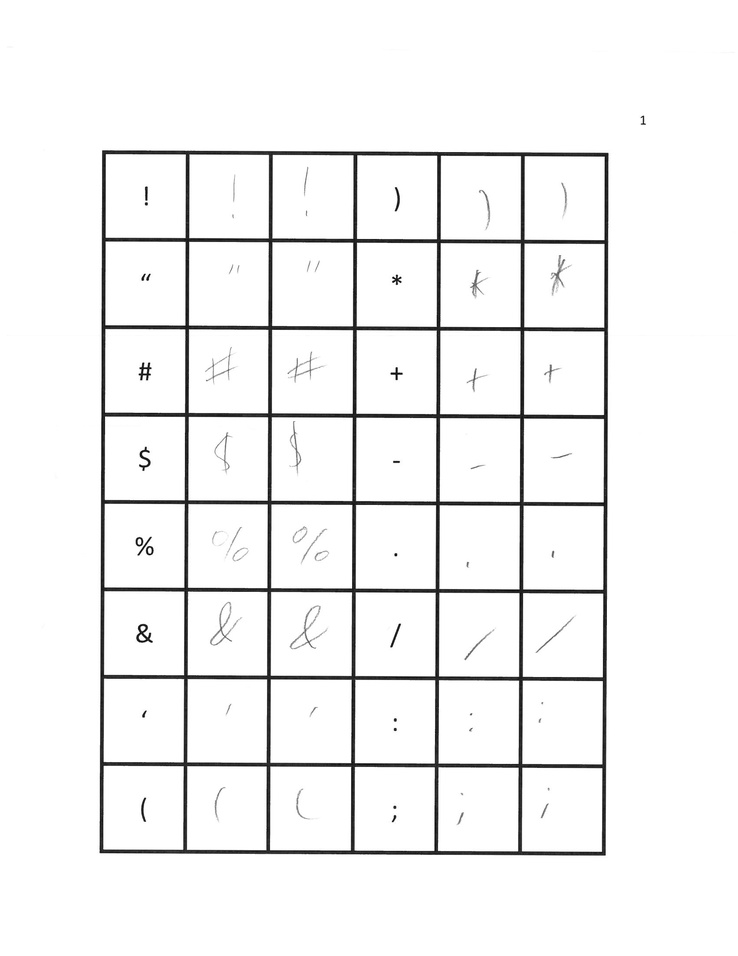
#> input picture sample scans/page_1_1.jpeg, 738 x 956 px, shrunk from 1700 x 2200 before the run
$ python -i line_processor.py   (imports and definitions only)
#> lines starting #> are read from the running program, lines starting #| are printed output that depends on the picture; after the words box and inside, x2 and y2 are one past the last pixel; in counts of white or black regions, pixels touching at a corner belong together
"""
Taken from https://stackoverflow.com/questions/45531074/how-to-merge-lines-after-houghlinesp
"""

import cv2
import numpy as np
import math
import matplotlib.image as mpimg

def get_lines(lines_in):
    if cv2.__version__ < '3.0':
        return lines_in[0]
    return [l[0] for l in lines_in]


def process_lines(image_src):
#> called with image_src = '../sample scans/page_1_1.jpeg'
    img = cv2.imread(image_src)
#> img is the input picture: shape (956, 738, 3); min 0, max 255, mean 243.4
    gray = cv2.cvtColor(img,cv2.COLOR_BGR2GRAY)

    ret, thresh1 = cv2.threshold(gray,230,255,cv2.THRESH_BINARY)
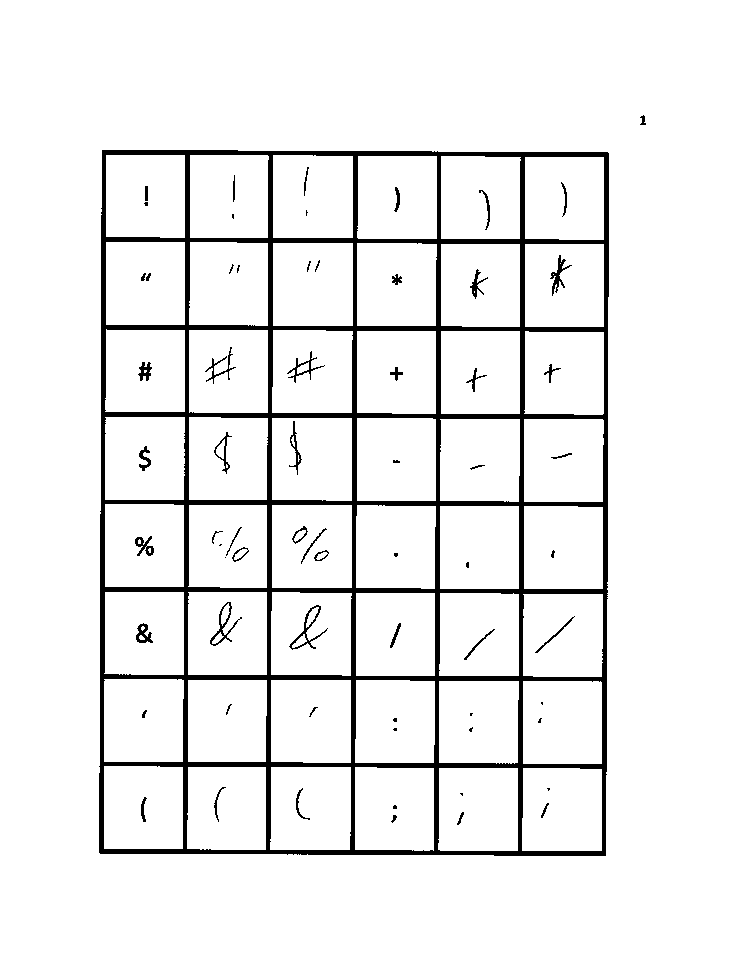
#> thresh1: shape (956, 738); 93.3% white; 68 black regions (21 under 20 px), largest, box (x1, y1, x2, y2) and area: (99, 150, 609, 856) 42821, (289, 605, 328, 650) 281, (210, 602, 242, 646) 255
    thresh1 = cv2.bitwise_not(thresh1)

    edges = cv2.Canny(thresh1, threshold1=50, threshold2=200, apertureSize = 3)
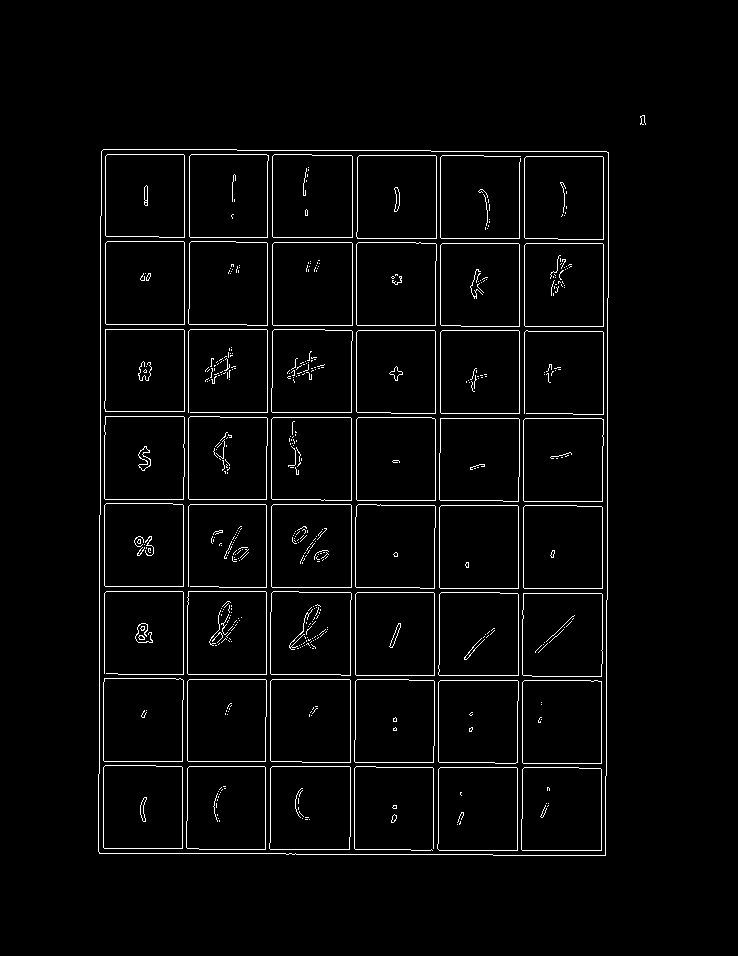
#> edges: shape (956, 738); 3% white in thin lines or dots, all inside (x1, y1, x2, y2) = (98, 115, 646, 856)

    lines = cv2.HoughLinesP(thresh1, rho=1, theta=np.pi/180, threshold=50,
                            minLineLength=50, maxLineGap=30)
#> lines = 106 rows, first 6: [185, 853, 185, 150], [437, 854, 437, 151], [269, 853, 269, 151], [436, 854, 436, 239], [605, 855, 605, 152], [187, 853, 187, 150]

    # l[0] - line; l[1] - angle
    for line in get_lines(lines):
        leftx, boty, rightx, topy = line
        cv2.line(img, (leftx, boty), (rightx,topy), (0,0,255), 6)
#> this loop made 106 passes
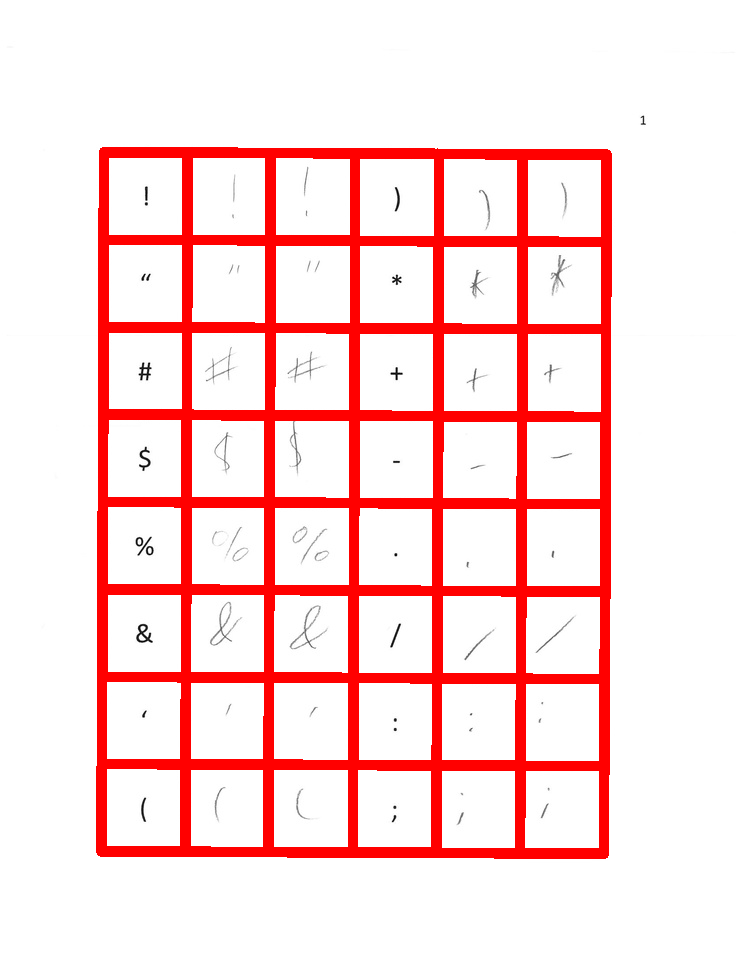
#> img: shape (956, 738, 3); 13.47% of pixels changed, all inside (x1, y1, x2, y2) = (96, 147, 612, 859)

    # merge lines

    #------------------
    # prepare
    _lines = []
    for _line in get_lines(lines):
        _lines.append([(_line[0], _line[1]),(_line[2], _line[3])])
#> this loop made 106 passes

    # sort
    _lines_x = []
    _lines_y = []
    for line_i in _lines:
        orientation_i = math.atan2((line_i[0][1]-line_i[1][1]),(line_i[0][0]-line_i[1][0]))
        if (abs(math.degrees(orientation_i)) > 45) and abs(math.degrees(orientation_i)) < (90+45):
            _lines_y.append(line_i)
        else:
            _lines_x.append(line_i)
#> this loop made 106 passes
#> (line_i, orientation_i) on passes 1 to 8: ([(185, 853), (185, 150)], 1.57), ([(437, 854), (437, 151)], 1.57), ([(269, 853), (269, 151)], 1.57), ([(436, 854), (436, 239)], 1.57), ([(605, 855), (605, 152)], 1.57), ([(187, 853), (187, 150)], 1.57), ([(268, 853), (268, 151)], 1.57), ([(522, 817), (522, 152)], 1.57)

    _lines_x = sorted(_lines_x, key=lambda _line: _line[0][0])
    _lines_y = sorted(_lines_y, key=lambda _line: _line[0][1])

    merged_lines_x = merge_lines_pipeline_2(_lines_x)
#> the loop in merge_lines_pipeline_2, `for line in lines:` made 58 passes
#> line on passes 2 to 9: [(99, 852), (602, 852)], [(99, 850), (439, 850)], [(100, 678), (602, 678)], [(100, 765), (602, 765)], [(100, 764), (602, 764)], [(100, 591), (602, 591)], [(100, 590), (602, 590)], [(100, 853), (602, 853)]
#> the loop in merge_lines_pipeline_2, `for group in super_lines:` made 9 passes
    merged_lines_y = merge_lines_pipeline_2(_lines_y)
#> the loop in merge_lines_pipeline_2 (call 2), `for line in lines:` made 48 passes
#> line on passes 1 to 8: [(608, 296), (608, 156)], [(189, 307), (189, 155)], [(272, 386), (272, 155)], [(524, 418), (524, 156)], [(105, 433), (105, 150)], [(440, 451), (440, 155)], [(356, 515), (356, 151)], [(607, 598), (607, 152)]
#> the loop in merge_lines_pipeline_2 (call 2), `for group in super_lines:` made 7 passes

    merged_lines_all = []
    merged_lines_all.extend(merged_lines_x)
    merged_lines_all.extend(merged_lines_y)
    img_merged_lines = cv2.imread(image_src)
    for line in merged_lines_all:
        cv2.line(img_merged_lines, (line[0][0], line[0][1]), (line[1][0],line[1][1]), (0,0,255), 6)
#> this loop made 16 passes
#> line on passes 1 to 8: [(99, 851), (602, 854)], [(100, 678), (602, 679)], [(100, 765), (602, 767)], [(100, 591), (602, 593)], [(105, 152), (608, 155)], [(105, 328), (603, 330)], [(105, 503), (602, 505)], [(105, 415), (602, 418)]
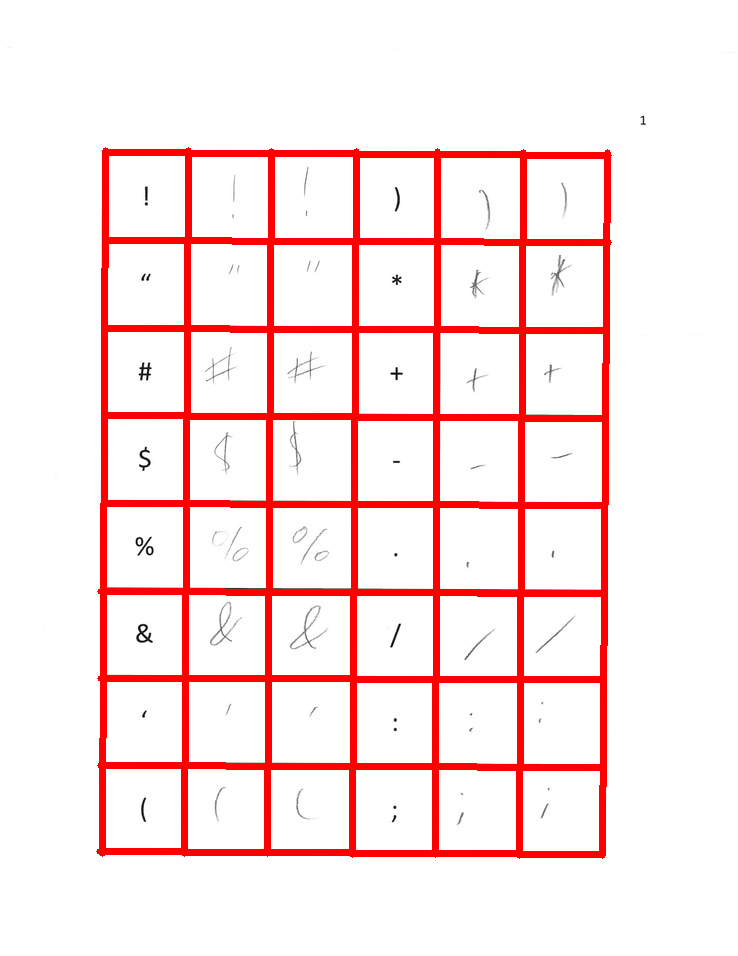
#> img_merged_lines: shape (956, 738, 3); 9.02% of pixels changed, all inside (x1, y1, x2, y2) = (96, 147, 612, 859)
    return merged_lines_all

def merge_lines_pipeline_2(lines):
    super_lines_final = []
    super_lines = []
    min_distance_to_merge = 30
    min_angle_to_merge = 30

    for line in lines:
        create_new_group = True
        group_updated = False

        for group in super_lines:
            for line2 in group:
                if get_distance(line2, line) < min_distance_to_merge:
                    # check the angle between lines
                    orientation_i = math.atan2((line[0][1]-line[1][1]),(line[0][0]-line[1][0]))
                    orientation_j = math.atan2((line2[0][1]-line2[1][1]),(line2[0][0]-line2[1][0]))

                    if int(abs(abs(math.degrees(orientation_i)) - abs(math.degrees(orientation_j)))) < min_angle_to_merge:
                        #print("angles", orientation_i, orientation_j)
                        #print(int(abs(orientation_i - orientation_j)))
                        group.append(line)

                        create_new_group = False
                        group_updated = True
                        break

            if group_updated:
                break

        if (create_new_group):
            new_group = []
            new_group.append(line)

            for idx, line2 in enumerate(lines):
                # check the distance between lines
                if get_distance(line2, line) < min_distance_to_merge:
                    # check the angle between lines
                    orientation_i = math.atan2((line[0][1]-line[1][1]),(line[0][0]-line[1][0]))
                    orientation_j = math.atan2((line2[0][1]-line2[1][1]),(line2[0][0]-line2[1][0]))

                    if int(abs(abs(math.degrees(orientation_i)) - abs(math.degrees(orientation_j)))) < min_angle_to_merge:
                        #print("angles", orientation_i, orientation_j)
                        #print(int(abs(orientation_i - orientation_j)))

                        new_group.append(line2)

                        # remove line from lines list
                        #lines[idx] = False
            # append new group
            super_lines.append(new_group)


    for group in super_lines:
        super_lines_final.append(merge_lines_segments1(group))

    return super_lines_final

def merge_lines_segments1(lines, use_log=False):
    if(len(lines) == 1):
        return lines[0]

    line_i = lines[0]

    # orientation
    orientation_i = math.atan2((line_i[0][1]-line_i[1][1]),(line_i[0][0]-line_i[1][0]))

    points = []
    for line in lines:
        points.append(line[0])
        points.append(line[1])

    if (abs(math.degrees(orientation_i)) > 45) and abs(math.degrees(orientation_i)) < (90+45):

        #sort by y
        points = sorted(points, key=lambda point: point[1])

        if use_log:
            print("use y")
    else:

        #sort by x
        points = sorted(points, key=lambda point: point[0])

        if use_log:
            print("use x")

    return [points[0], points[len(points)-1]]

# https://docs.scipy.org/doc/scipy/reference/generated/scipy.spatial.distance.cdist.html
# https://stackoverflow.com/questions/32702075/what-would-be-the-fastest-way-to-find-the-maximum-of-all-possible-distances-betw
# [10 lines left out: function lines_close, not called in this run]

def lineMagnitude (x1, y1, x2, y2):
    lineMagnitude = math.sqrt(math.pow((x2 - x1), 2)+ math.pow((y2 - y1), 2))
    return lineMagnitude

#Calc minimum distance from a point and a line segment (i.e. consecutive vertices in a polyline).
# https://nodedangles.wordpress.com/2010/05/16/measuring-distance-from-a-point-to-a-line-segment/
# http://paulbourke.net/geometry/pointlineplane/
def DistancePointLine(px, py, x1, y1, x2, y2):
    #http://local.wasp.uwa.edu.au/~pbourke/geometry/pointline/source.vba
    LineMag = lineMagnitude(x1, y1, x2, y2)

    if LineMag < 0.00000001:
        DistancePointLine = 9999
        return DistancePointLine

    u1 = (((px - x1) * (x2 - x1)) + ((py - y1) * (y2 - y1)))
    u = u1 / (LineMag * LineMag)

    if (u < 0.00001) or (u > 1):
        #// closest point does not fall within the line segment, take the shorter distance
        #// to an endpoint
        ix = lineMagnitude(px, py, x1, y1)
        iy = lineMagnitude(px, py, x2, y2)
        if ix > iy:
            DistancePointLine = iy
        else:
            DistancePointLine = ix
    else:
        # Intersecting point is on the line, use the formula
        ix = x1 + u * (x2 - x1)
        iy = y1 + u * (y2 - y1)
        DistancePointLine = lineMagnitude(px, py, ix, iy)

    return DistancePointLine

def get_distance(line1, line2):
    dist1 = DistancePointLine(line1[0][0], line1[0][1],
                              line2[0][0], line2[0][1], line2[1][0], line2[1][1])
    dist2 = DistancePointLine(line1[1][0], line1[1][1],
                              line2[0][0], line2[0][1], line2[1][0], line2[1][1])
    dist3 = DistancePointLine(line2[0][0], line2[0][1],
                              line1[0][0], line1[0][1], line1[1][0], line1[1][1])
    dist4 = DistancePointLine(line2[1][0], line2[1][1],
                              line1[0][0], line1[0][1], line1[1][0], line1[1][1])


    return min(dist1,dist2,dist3,dist4)

>>> result = process_lines('../sample scans/page_1_1.jpeg')

$ run again, on sample scans/page_1_3.jpeg
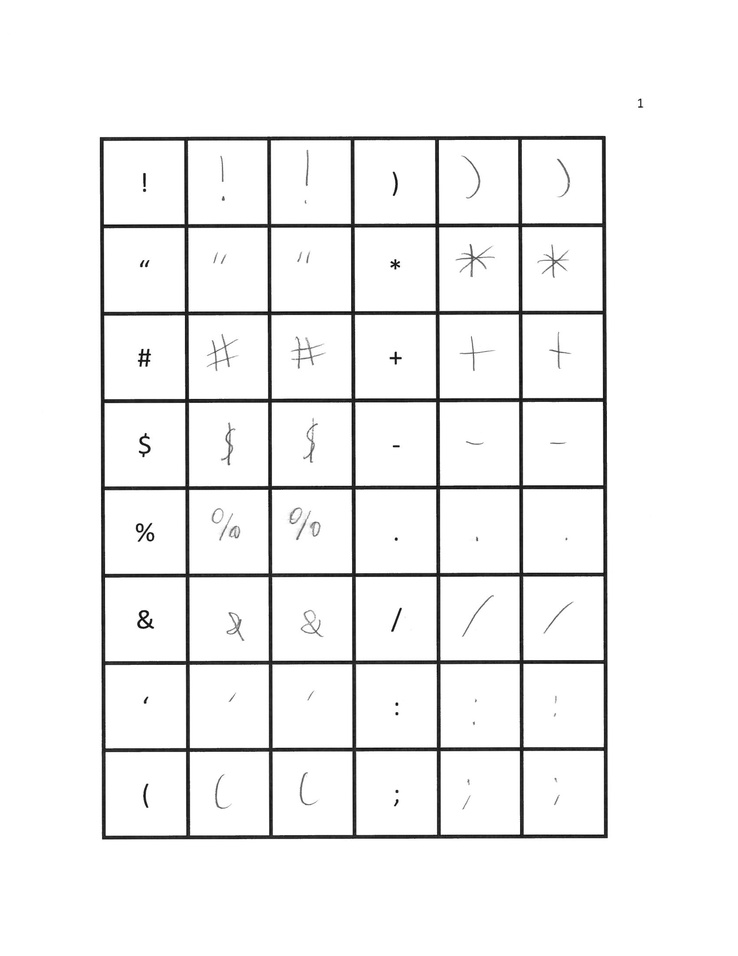
#> input picture sample scans/page_1_3.jpeg, 738 x 956 px, shrunk from 1700 x 2200 before the run
#> in process_lines, img is the input picture: shape (956, 738, 3); min 0, max 255, mean 243.3
#> in process_lines, `edges = cv2.Canny(thresh1, threshold1=50, threshold2=200, apertureSize..`:
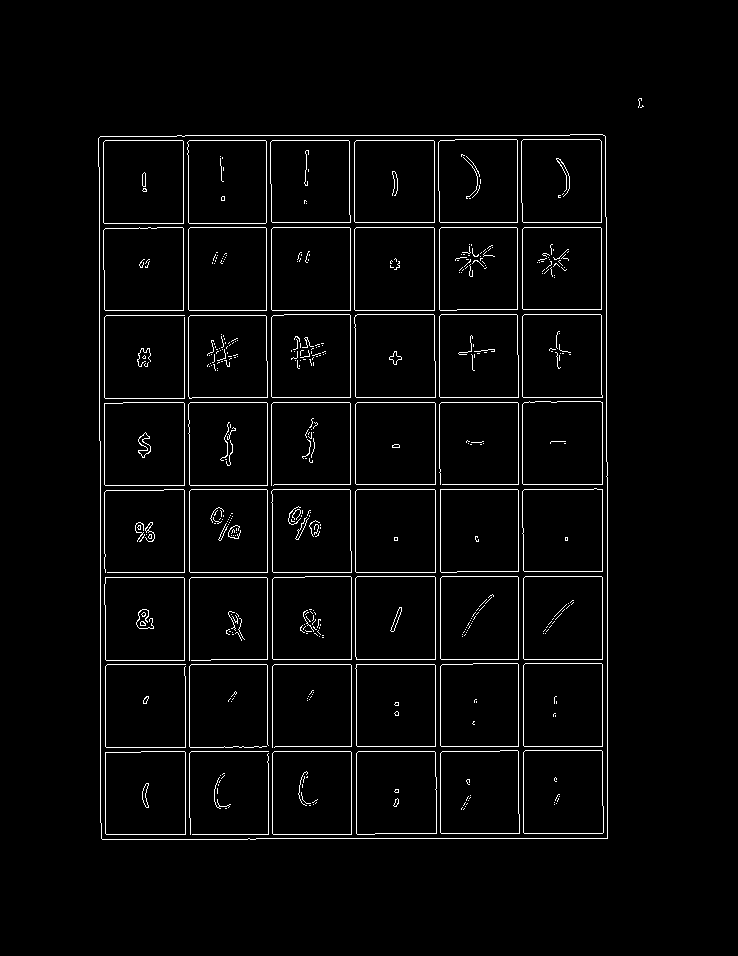
#> edges: shape (956, 738); 3% white in thin lines or dots, all inside (x1, y1, x2, y2) = (98, 98, 644, 840)
#> lines = 90 rows, first 6: [270, 838, 270, 136], [103, 839, 103, 137], [188, 839, 188, 136], [271, 838, 271, 185], [353, 838, 353, 136], [269, 838, 269, 136]
#> the loop in process_lines, `for line in get_lines(lines):` made 90 passes
#> the loop in process_lines, `for _line in get_lines(lines):` made 90 passes
#> the loop in process_lines, `for line_i in _lines:` made 90 passes
#> (line_i, orientation_i) on passes 1 to 8: ([(270, 838), (270, 136)], 1.57), ([(103, 839), (103, 137)], 1.57), ([(188, 839), (188, 136)], 1.57), ([(271, 838), (271, 185)], 1.57), ([(353, 838), (353, 136)], 1.57), ([(269, 838), (269, 136)], 1.57), ([(521, 838), (521, 136)], 1.57), ([(604, 838), (604, 136)], 1.57)
#> the loop in merge_lines_pipeline_2, `for line in lines:` made 48 passes
#> line on passes 2 to 9: [(99, 137), (602, 137)], [(99, 138), (602, 138)], [(99, 140), (453, 140)], [(100, 226), (602, 226)], [(100, 224), (602, 224)], [(100, 225), (602, 225)], [(100, 311), (602, 311)], [(100, 401), (602, 401)]
#> the loop in merge_lines_pipeline_2, `for group in super_lines:` made 9 passes
#> the loop in merge_lines_pipeline_2 (call 2), `for line in lines:` made 42 passes
#> line on passes 1 to 8: [(184, 353), (184, 141)], [(518, 358), (518, 140)], [(435, 364), (435, 141)], [(267, 371), (267, 141)], [(602, 404), (602, 135)], [(100, 452), (100, 140)], [(351, 576), (351, 136)], [(185, 676), (185, 136)]
#> the loop in merge_lines_pipeline_2 (call 2), `for group in super_lines:` made 7 passes
#> the loop in process_lines, `for line in merged_lines_all:` made 16 passes
#> line on passes 1 to 8: [(99, 139), (602, 136)], [(100, 226), (602, 223)], [(100, 311), (602, 312)], [(100, 401), (602, 398)], [(105, 489), (607, 485)], [(105, 575), (607, 576)], [(105, 836), (607, 837)], [(105, 661), (607, 660)]
#> after the loop in process_lines, `for line in merged_lines_all:`:
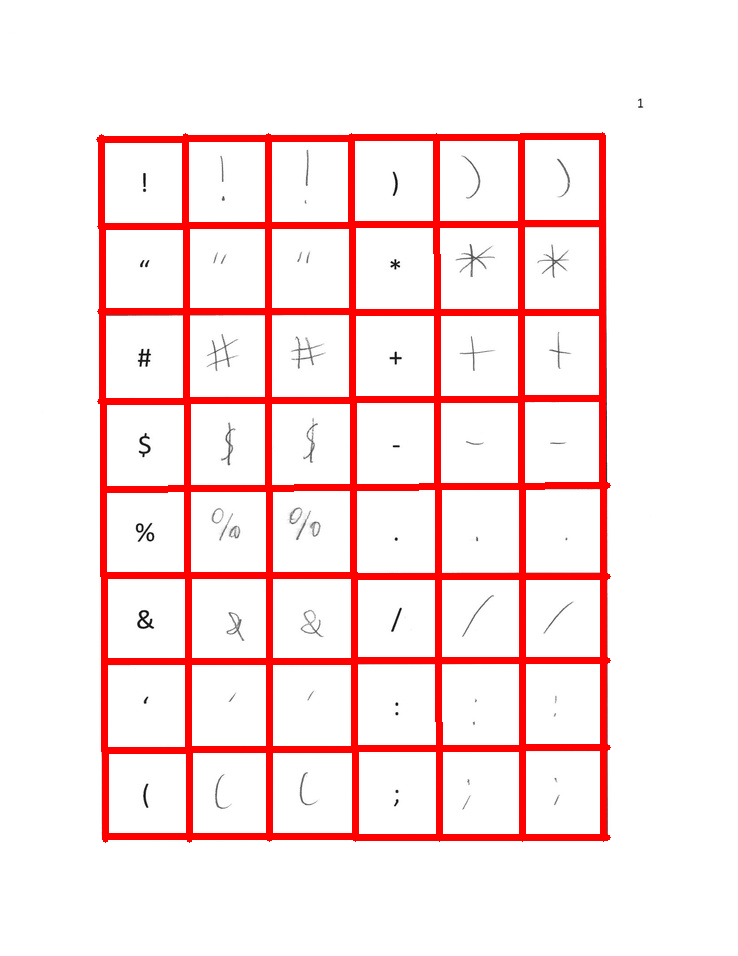
#> img_merged_lines: shape (956, 738, 3); 9.01% of pixels changed, all inside (x1, y1, x2, y2) = (96, 132, 611, 843)
